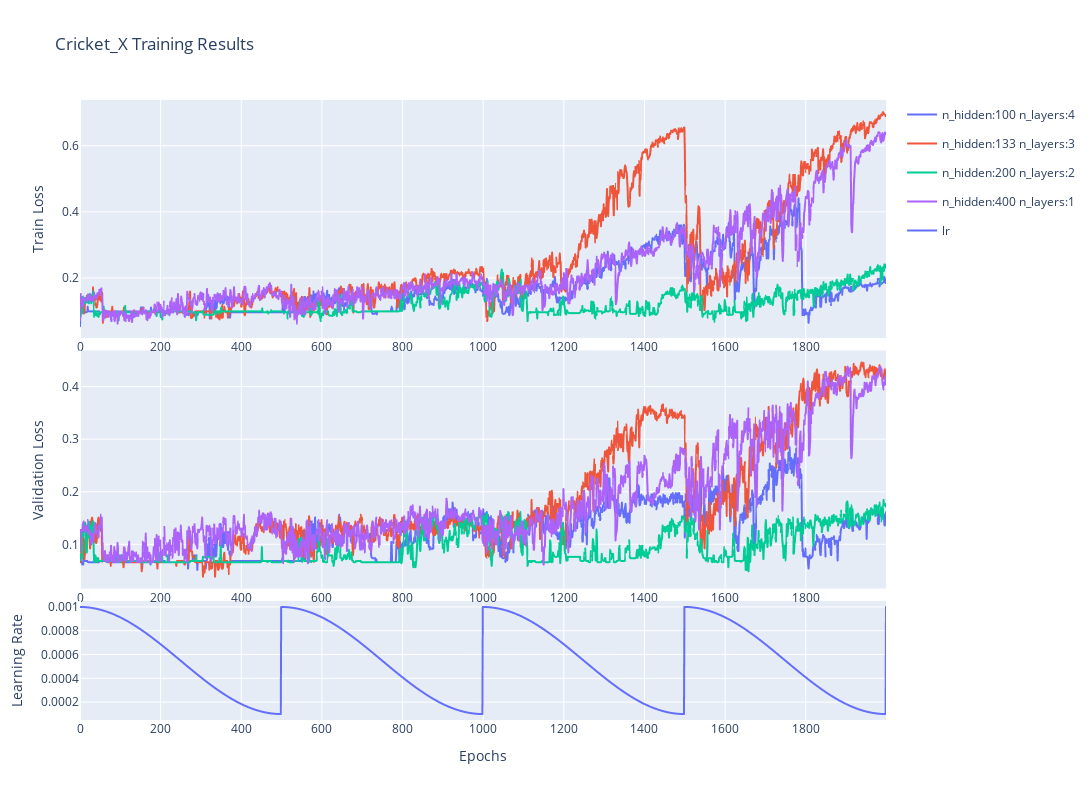

Notebook code for this chart:
### Code cell
log_files = [
    '../pytorch/experiments/LSTM_PosEnc HS:100 NL:4 05_03_2024_15:10:07/Cricket_X.csv',
    '../pytorch/experiments/LSTM_PosEnc HS:200 NL:2 05_03_2024_15:00:16/Cricket_X.csv',
    '../pytorch/experiments/LSTM_PosEnc HS:133 NL:3 05_03_2024_15:02:47/Cricket_X.csv',
    '../pytorch/experiments/LSTM_PosEnc HS:400 NL:1 05_03_2024_14:57:26/Cricket_X.csv'
]

legend = ['n_hidden:100 n_layers:4', 'n_hidden:133 n_layers:3', 'n_hidden:200 n_layers:2', 'n_hidden:400 n_layers:1']
plot_loss(log_files, legend, "Cricket_X")

### Figure 1 — Plotly figure (JSON) as saved in the notebook; plotly's stock layout.template omitted (floating-point values rounded to 4 significant figures; data arrays with more than 128 entries replaced by an {"elided": "..."} marker saying what was removed)
{"data": [{"hovertemplate": "variable=n_hidden:100 n_layers:4<br>index=%{x}<br>value=%{y}<extra></extra>", "legendgroup": "n_hidden:100 n_layers:4", "line": {"color": "#636efa", "dash": "solid"}, "marker": {"symbol": "circle"}, "mode": "lines", "name": "n_hidden:100 n_layers:4", "showlegend": true, "type": "scattergl", "x": {"elided": "2000 int values"}, "xaxis": "x", "y": {"elided": "2000 float values"}, "yaxis": "y"}, {"hovertemplate": "variable=n_hidden:100 n_layers:4<br>index=%{x}<br>value=%{y}<extra></extra>", "legendgroup": "n_hidden:100 n_layers:4", "line": {"color": "#636efa", "dash": "solid"}, "marker": {"symbol": "circle"}, "mode": "lines", "name": "n_hidden:100 n_layers:4", "showlegend": false, "type": "scattergl", "x": {"elided": "2000 int values"}, "xaxis": "x2", "y": {"elided": "2000 float values"}, "yaxis": "y2"}, {"hovertemplate": "variable=n_hidden:133 n_layers:3<br>index=%{x}<br>value=%{y}<extra></extra>", "legendgroup": "n_hidden:133 n_layers:3", "line": {"color": "#EF553B", "dash": "solid"}, "marker": {"symbol": "circle"}, "mode": "lines", "name": "n_hidden:133 n_layers:3", "showlegend": true, "type": "scattergl", "x": {"elided": "2000 int values"}, "xaxis": "x", "y": {"elided": "2000 float values"}, "yaxis": "y"}, {"hovertemplate": "variable=n_hidden:133 n_layers:3<br>index=%{x}<br>value=%{y}<extra></extra>", "legendgroup": "n_hidden:133 n_layers:3", "line": {"color": "#EF553B", "dash": "solid"}, "marker": {"symbol": "circle"}, "mode": "lines", "name": "n_hidden:133 n_layers:3", "showlegend": false, "type": "scattergl", "x": {"elided": "2000 int values"}, "xaxis": "x2", "y": {"elided": "2000 float values"}, "yaxis": "y2"}, {"hovertemplate": "variable=n_hidden:200 n_layers:2<br>index=%{x}<br>value=%{y}<extra></extra>", "legendgroup": "n_hidden:200 n_layers:2", "line": {"color": "#00cc96", "dash": "solid"}, "marker": {"symbol": "circle"}, "mode": "lines", "name": "n_hidden:200 n_layers:2", "showlegend": true, "type": "scattergl", "x": {"elided": "2000 int values"}, "xaxis": "x", "y": {"elided": "2000 float values"}, "yaxis": "y"}, {"hovertemplate": "variable=n_hidden:200 n_layers:2<br>index=%{x}<br>value=%{y}<extra></extra>", "legendgroup": "n_hidden:200 n_layers:2", "line": {"color": "#00cc96", "dash": "solid"}, "marker": {"symbol": "circle"}, "mode": "lines", "name": "n_hidden:200 n_layers:2", "showlegend": false, "type": "scattergl", "x": {"elided": "2000 int values"}, "xaxis": "x2", "y": {"elided": "2000 float values"}, "yaxis": "y2"}, {"hovertemplate": "variable=n_hidden:400 n_layers:1<br>index=%{x}<br>value=%{y}<extra></extra>", "legendgroup": "n_hidden:400 n_layers:1", "line": {"color": "#ab63fa", "dash": "solid"}, "marker": {"symbol": "circle"}, "mode": "lines", "name": "n_hidden:400 n_layers:1", "showlegend": true, "type": "scattergl", "x": {"elided": "2000 int values"}, "xaxis": "x", "y": {"elided": "2000 float values"}, "yaxis": "y"}, {"hovertemplate": "variable=n_hidden:400 n_layers:1<br>index=%{x}<br>value=%{y}<extra></extra>", "legendgroup": "n_hidden:400 n_layers:1", "line": {"color": "#ab63fa", "dash": "solid"}, "marker": {"symbol": "circle"}, "mode": "lines", "name": "n_hidden:400 n_layers:1", "showlegend": false, "type": "scattergl", "x": {"elided": "2000 int values"}, "xaxis": "x2", "y": {"elided": "2000 float values"}, "yaxis": "y2"}, {"hovertemplate": "variable=lr<br>index=%{x}<br>value=%{y}<extra></extra>", "legendgroup": "lr", "line": {"color": "#636efa", "dash": "solid"}, "marker": {"symbol": "circle"}, "mode": "lines", "name": "lr", "showlegend": true, "type": "scattergl", "x": {"elided": "2000 int values"}, "xaxis": "x3", "y": {"elided": "2000 float values"}, "yaxis": "y3"}], "layout": {"height": 800, "title": {"text": "Cricket_X Training Results"}, "width": 1500, "xaxis": {"anchor": "y", "domain": [0, 1]}, "xaxis2": {"anchor": "y2", "domain": [0, 1]}, "xaxis3": {"anchor": "y3", "domain": [0, 1], "title": {"text": "Epochs"}}, "yaxis": {"anchor": "x", "domain": [0.616, 1], "title": {"text": "Train Loss"}}, "yaxis2": {"anchor": "x2", "domain": [0.212, 0.596], "title": {"text": "Validation Loss"}}, "yaxis3": {"anchor": "x3", "domain": [0, 0.192], "title": {"text": "Learning Rate"}}}}
